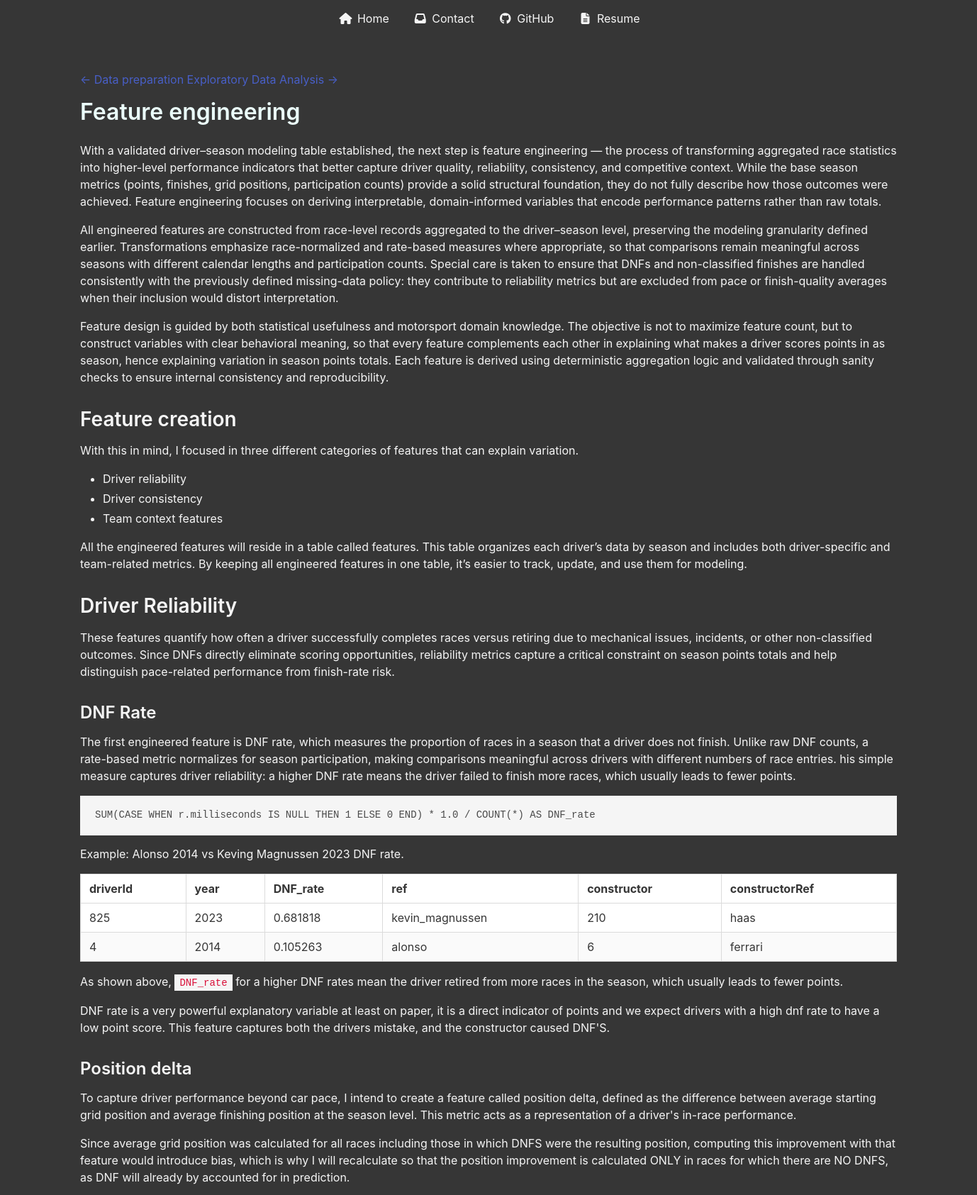
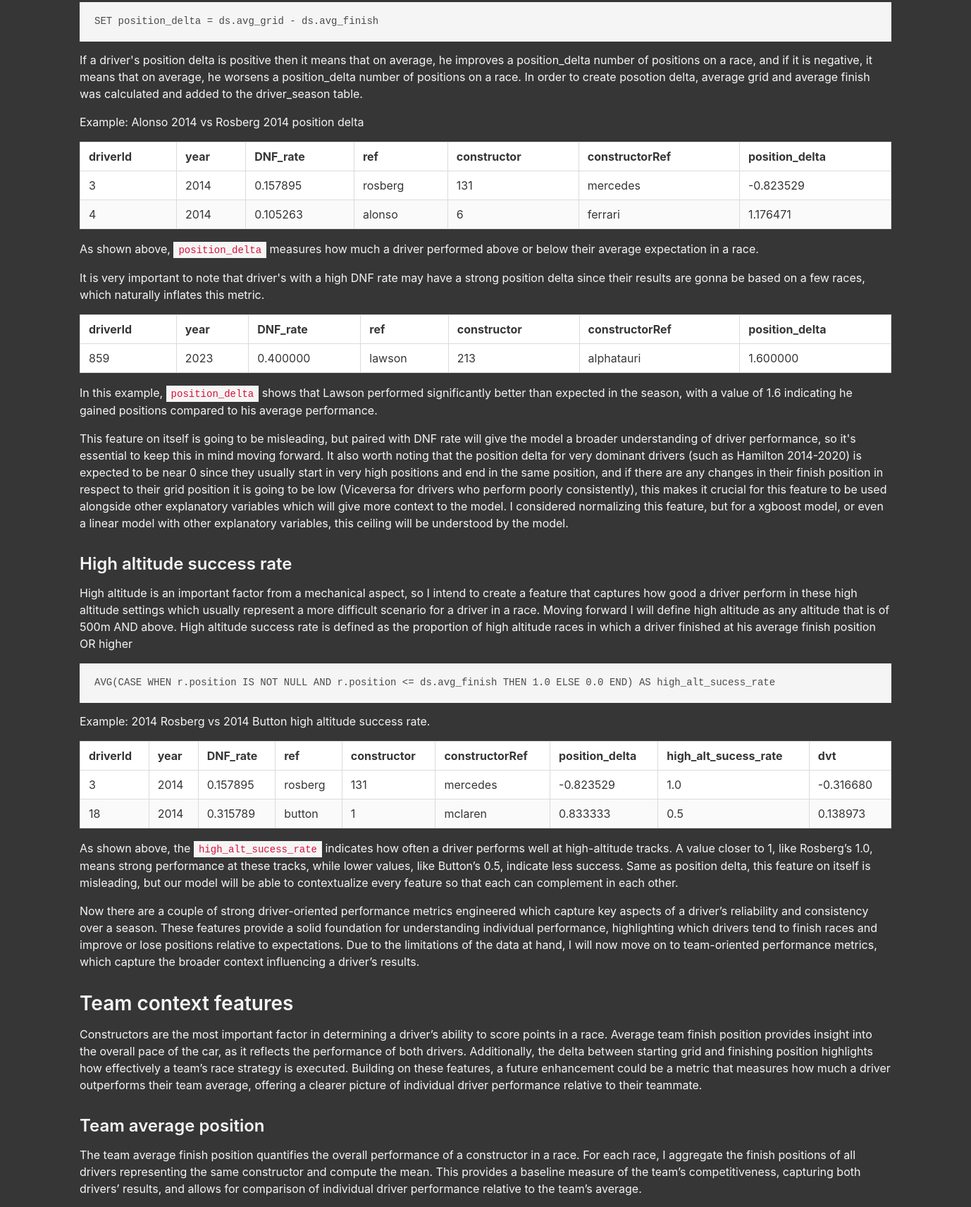
/projects/f1-point-modeling/feature-engineering/ (upper part), run on the app's committed database (2 pictures, top to bottom).
### showcase/models.py (models this page shows, shortened)
class Project_section(models.Model):
    project = models.ForeignKey(
        Project,
        related_name="sections",
        on_delete=models.CASCADE
    )
    title = models.CharField(max_length=200)
    slug = models.SlugField()
    order = models.PositiveIntegerField(default=0)
    description = models.TextField()
    content = models.TextField()
    class Meta:
        ordering = ["order"]
        unique_together = ("project", "slug")

### showcase/views.py (the view)
def section_detail(request, project_slug, section_slug):
    section = get_object_or_404(
        models.Project_section,
        slug=section_slug,
        project__slug=project_slug
    )
    project = section.project
    next_section = (
        models.Project_section.objects
        .filter(project=project, order__gt=section.order)
        .order_by("order")
        .first()
    )
    prev_section = (
        models.Project_section.objects
        .filter(project=project, order__lt=section.order)
        .order_by("-order")
        .first()
    )
    return render(request, "showcase/section_detail.html", {
        "project": project,
        "section": section,
        "next_section": next_section,
        "prev_section": prev_section,
    })

### showcase/templates/showcase/section_detail.html (shortened to what this page needs)
{% extends 'showcase/base.html' %}
{% block content %}
<section class="section has-background-grey-darker">
  <div class="container has-text-light">
    {% if prev_section %}
      <a href="{% url 'section_detail' project.slug prev_section.slug %}"
         class="has-text-link">
        ← {{ prev_section.title }}
      </a>
    {% else %}
      <span></span>
    {% endif %}
    {% if next_section %}
      <a href="{% url 'section_detail' project.slug next_section.slug %}"
         class="has-text-link">
        {{ next_section.title }} →
      </a>
    {% endif %}
    <h1 class="title has-text-primary-light mt-4">
      {{ section.title }}
    </h1>
    <div class="content">
      {{ section.content|safe }}
    </div>
  </div>
</section>
{% endblock %}

### showcase/templates/showcase/base.html (style rules this page uses)
html, body { background-color: #2f2f2f !important; height: 100%; }
.section { min-height: 100vh; }

### data on the page
Project_section: title "Data preparation"
Project_section: title "Exploratory Data Analysis"
Project_section: title "Feature engineering", content "With a validated driver–season modeling table established, the next step is feature engineering — the process of transforming aggregated race statistics into higher-level performance indicators that better capture driver quality, reliability, consistency, and competitive context. While the base season metrics (points, finishes, grid positions, participation counts) provide a solid structural foundation, they do not fully describe how those outcomes were achieved. Feature engineering focuses on deriving interpretable, domain-informed variables that encode performance patterns rather than raw totals. All engineered features are constructed from race-level records aggregated to the…"
